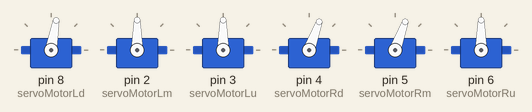
The sketch below on a simulated Arduino Uno, built with avr-gcc and run on an emulated ATmega328P. Shown: 6 × servo.

Above: at 0.05 s.
At 3.0 s:
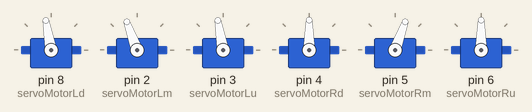
At 6.0 s:
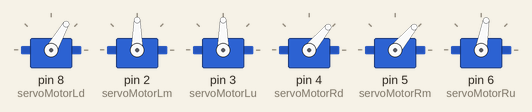
Timing chart, 0 to 7.8 s (numbered marks = the images above):
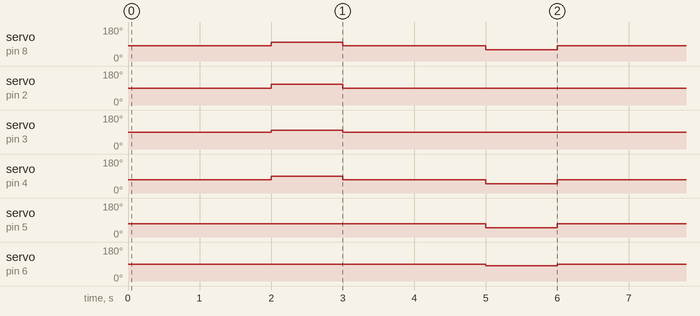

The sketch:

Kevin.ino
```cpp
/*
  Creado: Luis del Valle (ldelvalleh@programarfacil.com)
  https://programarfacil.com
*/
 //PRUEBA
// Incluímos la librería para poder controlar el servo
#include <Servo.h>
// Declaramos la variable para controlar el servo
Servo servoMotorLd;
Servo servoMotorLm;
Servo servoMotorLu;
Servo servoMotorRd;
Servo servoMotorRm;
Servo servoMotorRu;

void setup() {
  // Iniciamos el monitor serie para mostrar el resultado
  Serial.begin(9600);
  // Iniciamos el servo para que empiece a trabajar con el pin 9
  servoMotorLd.attach(8);
  servoMotorLm.attach(2);
  servoMotorLu.attach(3);
  servoMotorRd.attach(4);
  servoMotorRm.attach(5);
  servoMotorRu.attach(6);
}
void loop() {
  //aqui ponemos todo recto
  servoMotorRu.write(90);
  servoMotorRm.write(70);
  servoMotorRd.write(70);
  servoMotorLd.write(80);
  servoMotorLm.write(90);
  servoMotorLu.write(90);
  delay(2000);
  //aqui avanzamos la pata derecha
  servoMotorLu.write(100);
  servoMotorLm.write(110);
  servoMotorRd.write(90);
  servoMotorLd.write(100);
  delay(1000);
    //aqui ponemos todo recto
  servoMotorRu.write(90);
  servoMotorRm.write(70);
  servoMotorRd.write(70);
  servoMotorLd.write(80);
  servoMotorLm.write(90);
  servoMotorLu.write(90);
  delay(2000);
    //aqui avanzamos la pata derecha
  servoMotorRu.write(80);
  servoMotorRm.write(50);
  servoMotorRd.write(50);
  servoMotorLd.write(60);
  delay(1000);
}
```

Measured:
- by itself, servo on pin 8 (servoMotorLd): repeats every 6.0 s: 80° 2.0 s, 60° 1.0 s, 80° 2.0 s, 100° 1.0 s
- by itself, servo on pin 2 (servoMotorLm): alternates 110° for 1.0 s and 90° for 5.0 s
- by itself, servo on pin 3 (servoMotorLu): alternates 100° for 1.0 s and 90° for 5.0 s
- by itself, servo on pin 4 (servoMotorRd): repeats every 6.0 s: 70° 2.0 s, 50° 1.0 s, 70° 2.0 s, 90° 1.0 s
- by itself, servo on pin 5 (servoMotorRm): alternates 70° for 5.0 s and 50° for 1.0 s
- by itself, servo on pin 6 (servoMotorRu): alternates 90° for 5.0 s and 80° for 1.0 s
